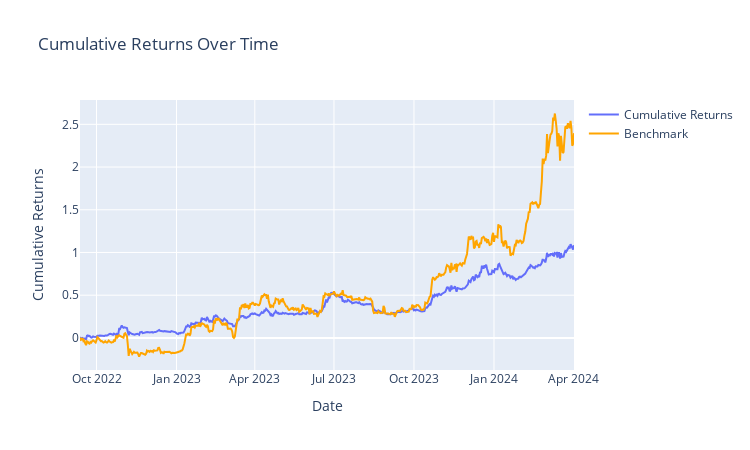

Notebook source saved alongside this figure:
### Code cell
# strategy = returns_by_period*0.7 + benchmark*0.3
# strategy = strategy.dropna()
# print("start time:", strategy.index[0],"end time:", strategy.index[-1])
# summary_df = get_performance_report(strategy, benchmark, 365)
# print(tabulate(summary_df, headers='keys', tablefmt='pretty', showindex=True))
# get_pnl(strategy,benchmark)

### Figure 1 — Plotly figure (JSON) as saved in the notebook; plotly's stock layout.template omitted (floating-point values rounded to 4 significant figures; data arrays with more than 128 entries replaced by an {"elided": "..."} marker saying what was removed)
{"data": [{"mode": "lines", "name": "Cumulative Returns", "type": "scatter", "x": {"elided": "569 str values"}, "y": {"elided": "569 float values"}}, {"line": {"color": "#FFA500"}, "mode": "lines", "name": "Benchmark", "type": "scatter", "x": {"elided": "569 str values"}, "y": {"elided": "569 float values"}}], "layout": {"height": 450, "title": {"text": "Cumulative Returns Over Time"}, "width": 750, "xaxis": {"title": {"text": "Date"}}, "yaxis": {"title": {"text": "Cumulative Returns"}}}}
